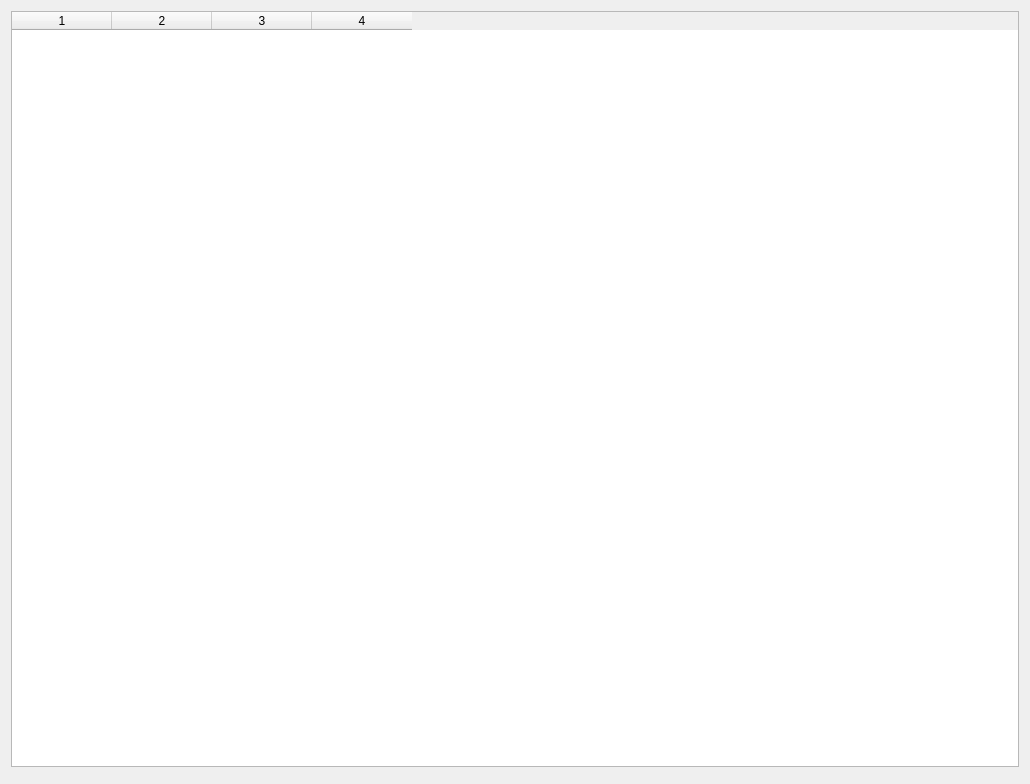
<?xml version="1.0" encoding="UTF-8"?>
<ui version="4.0">
 <class>Dialog</class>
 <widget class="QDialog" name="Dialog">
  <property name="geometry">
   <rect>
    <x>0</x>
    <y>0</y>
    <width>1030</width>
    <height>784</height>
   </rect>
  </property>
  <property name="windowTitle">
   <string>Dialog</string>
  </property>
  <layout class="QVBoxLayout" name="verticalLayout">
   <item>
    <widget class="QTableWidget" name="tableWidget">
     <property name="lineWidth">
      <number>1</number>
     </property>
     <property name="sortingEnabled">
      <bool>true</bool>
     </property>
     <property name="columnCount">
      <number>4</number>
     </property>
     <attribute name="horizontalHeaderVisible">
      <bool>true</bool>
     </attribute>
     <column/>
     <column/>
     <column/>
     <column/>
    </widget>
   </item>
   <item>
    <widget class="QDialogButtonBox" name="buttonBox">
     <property name="orientation">
      <enum>Qt::Horizontal</enum>
     </property>
    </widget>
   </item>
  </layout>
 </widget>
 <resources/>
 <connections>
  <connection>
   <sender>buttonBox</sender>
   <signal>accepted()</signal>
   <receiver>Dialog</receiver>
   <slot>accept()</slot>
   <hints>
    <hint type="sourcelabel">
     <x>248</x>
     <y>254</y>
    </hint>
    <hint type="destinationlabel">
     <x>157</x>
     <y>274</y>
    </hint>
   </hints>
  </connection>
  <connection>
   <sender>buttonBox</sender>
   <signal>rejected()</signal>
   <receiver>Dialog</receiver>
   <slot>reject()</slot>
   <hints>
    <hint type="sourcelabel">
     <x>316</x>
     <y>260</y>
    </hint>
    <hint type="destinationlabel">
     <x>286</x>
     <y>274</y>
    </hint>
   </hints>
  </connection>
 </connections>
</ui>
